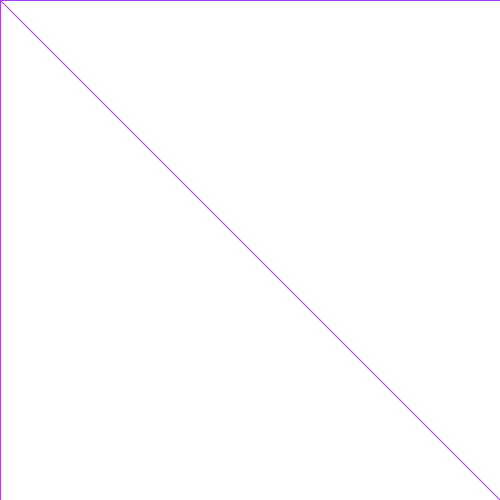
Frame 1 (no input)
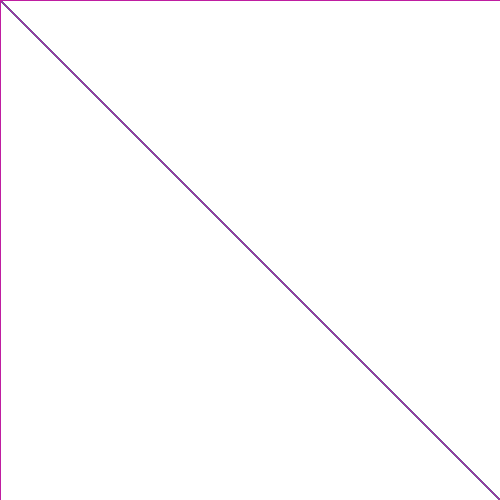
Frame 60 (the mouse pressed at the canvas centre just before this capture)
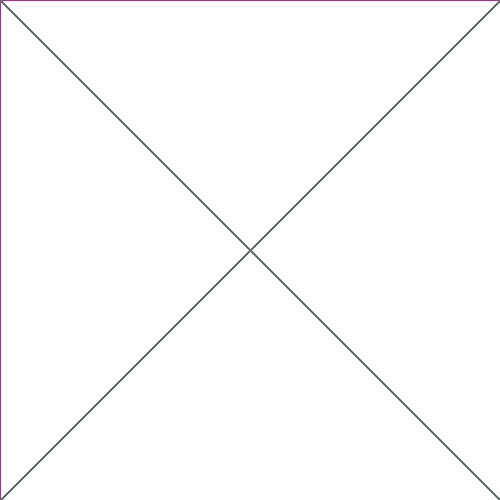
Frame 120 (the mouse held since frame 60 and released just before this capture)

The Processing sketch that drew these frames (run headless with seeded random() and noise(); from frame 60 on, the mouse is pressed at the canvas centre):

// Processing sketch: question3
// ── question3.pde
void setup() {
   size (500, 500);
   background(255);
   strokeWeight(1);

}

void draw() {
//background(255);
   stroke(random(255),random(255),random(255));
   line(0,0, mouseX, mouseY);
   line(width,0, mouseX, mouseY);
   line(0,height, mouseX, mouseY);
   line(width,height, mouseX, mouseY);
}
